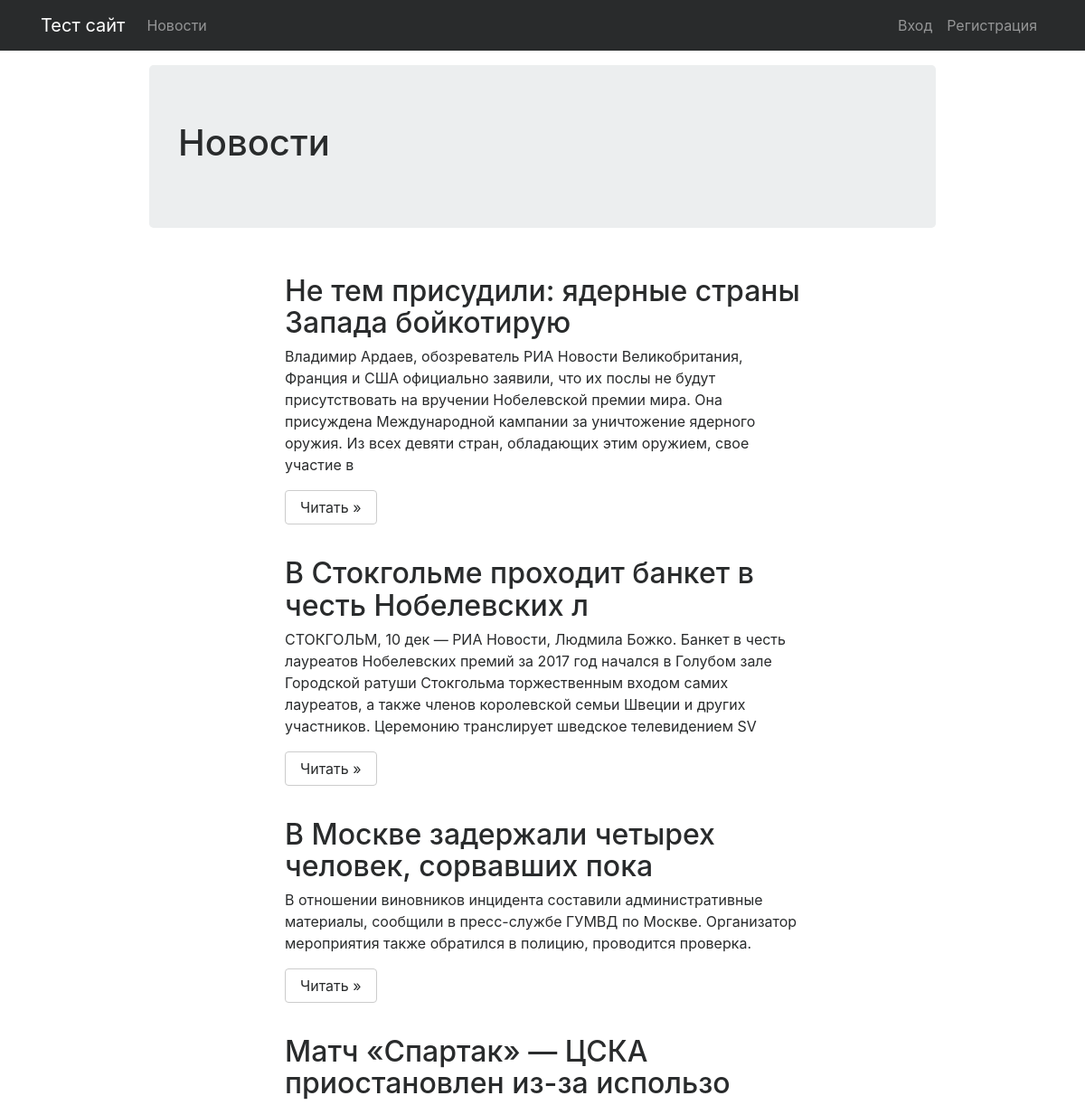
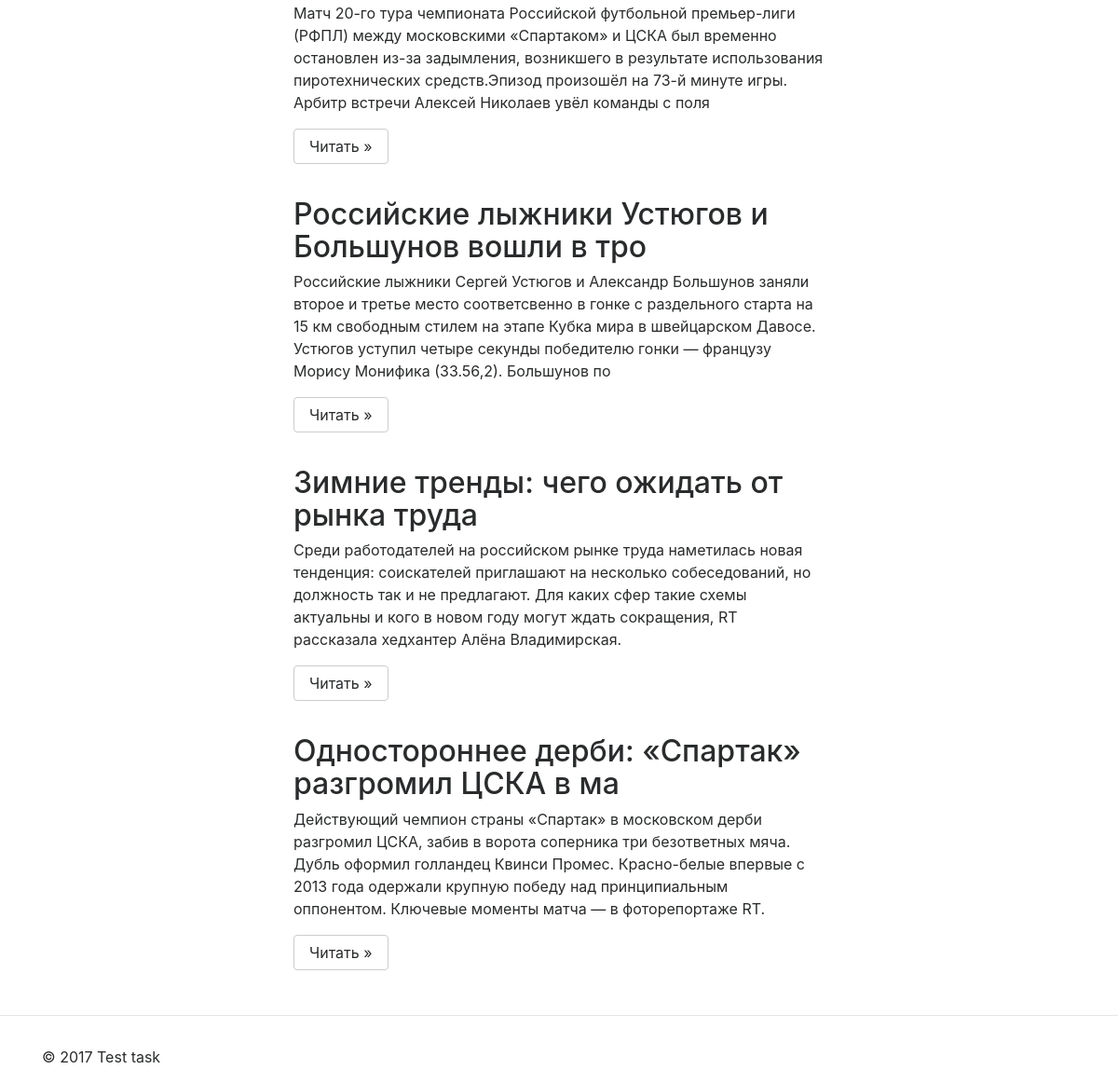
Page /news on the committed database (2 pictures, top to bottom).
### tables this page shows
CREATE TABLE IF NOT EXISTS `news` (
  `id` int(5) NOT NULL AUTO_INCREMENT,
  `name` varchar(255) NOT NULL,
  `text` text NOT NULL,
  `date` timestamp NOT NULL,
  PRIMARY KEY (`id`)
);

### include/classes/Rout.php (called while the page is built, shortened)
<?php defined('ACCES') or die('Access error');
class Rout
{
    protected static $allRouts = [];
    protected static $url = "/";
    public static function add($rout, $function)
    {
        self::$allRouts[] = [
            'rout' => self::$url.$rout,
            'function' => $function,
        ];
    }
    public static function getUri($autoRedirect = false)
    {
        $uri = urldecode(parse_url($_SERVER['REQUEST_URI'], PHP_URL_PATH));
        return $uri;
    }
    public static function run($function)
    {
        $uri = self::getUri(true);
        foreach (self::$allRouts as $rout){
             $r = $rout['rout'];
            if(count(explode("/", $r)) === count(explode("/", $uri))){
                $arg = [];
                if($r === $uri || count($arg) > 0){
                    if(call_user_func_array($rout['function'], $arg) !== false){
                        return true;
                    }
                }
            }
        }
        return false;
    }
}

### include/autoload.php (called while the page is built, shortened)
<?php defined('ACCES') or die('Access error');
spl_autoload_register(function($ClassName){
	 $ClassPaths = ['include/classes/','app/model/','app/controller/'];
	 foreach ( $ClassPaths as $path ){
		$Class = ROOT .$path. $ClassName . '.php';
		if ( is_file($Class) ){
			continue;
		}
	 }
}, true);

### index.php (called while the page is built, shortened)
<?php
include "include/autoload.php";

### include/classes/Session.php (called while the page is built, shortened)
<?php defined('ACCES') or die('Access error');
class Session {
    private static $def_key = "key";
    public static function exists($name = null) {
        $name = ($name===null) ? self::$def_key : $name;
        return (isset($_SESSION[$name])) ? true : false;
    }
}

### include/classes/DB.php (called while the page is built, shortened)
<?php defined('ACCES') or die('Access error');
class DB
{
    protected $pdo;
    protected function __construct()
    {
        $db = [
            'engine'   => 'mysql',
            'host'     => 'localhost',
            'user'     => 'root',
            'pass'     => '',
            'database' => 'test',
            'charset'  => 'utf8',
            'options'  => [PDO::ATTR_DEFAULT_FETCH_MODE => PDO::FETCH_ASSOC ],
        ];
        $this->pdo = new PDO( "$db[engine]:host=$db[host];dbname=$db[database];charset=$db[charset]", $db['user'], $db['pass'], $db['options']);
    }
    public function query($sql, $params = [])
    {
        $db = $this->pdo->prepare($sql);
        $bool = $db->execute($params);
        if($bool !== false){
            $data = ($db->rowCount() > 0) ? $db->fetchAll() : [];
        }else{
            $data = [];
        }
        return $data;
    }
}

### app/model/News.php (called while the page is built, shortened)
<?php defined('ACCES') or die('Access error');
class News{
    public static function getAll(){
        $news = db("SELECT * FROM news ORDER BY id DESC");
        return $news;
    }
}

### app/view/news/list.php (the view, shortened to what this page needs)
<div class="col-12 col-md-9 container">
    <div class="jumbotron">
        <h1>Новости</h1>
    </div>
    <div class="row">
        <?php foreach($allNews as $item): ?>
        <div class="col-2 "></div>
        <div class="col-8 " style="margin-top: 20px">
            <h2><?=mb_substr($item['name'],0,50)?></h2>
            <p><?=mb_substr($item['text'],0,300)?></p>
            <p>
                <a class="btn btn-secondary" href="<?=SITE?>news/<?=$item['id']?>" role="button">Читать »</a>
            </p>
        </div>
            <div class="col-2 "></div>
        <?php endforeach; ?>
    </div>
</div>
<hr class="featurette-divider">

### app/controller/Page.php (shortened to what this page needs)
<?php defined('ACCES') or die('Access error');
class Page
{
    public static function news($id = null)
    {
        if($id === null){
            render("news/list",['title' => 'Новости', 'allNews' => News::getAll()]);
        }
    }
}

### include/functions/function.php (shortened to what this page needs)
<?php defined('ACCES') or die('Access error');
function db($query, $par = []){
	return DB::con()->query($query, $par);
}
function render($tpl_name, $data = []){
    $file = ROOT."app/view/{$tpl_name}.php";
    if(file_exists($file) && is_file($file)){
        extract($data);
        include ROOT."app/view/static/header.php";
        include $file;
        include ROOT."app/view/static/footer.php";
    }
}

### app/view/static/header.php (shortened to what this page needs)
<!doctype html>
<html lang="ru">
<head>
    <link href="<?=SITE?>public/css/bootstrap.min.css" rel="stylesheet">
    <link href="<?=SITE?>public/css/app.css" rel="stylesheet">
</head>
<body>
<nav class="navbar navbar-toggleable-md navbar-inverse fixed-top bg-inverse">
    <div class="container cont">
        <a class="navbar-brand" href="<?=SITE?>">Тест сайт</a>
        <div class="collapse navbar-collapse" id="navbarCollapse">
            <ul class="navbar-nav mr-auto">
                <li class="nav-item">
                    <a class="nav-link" href="<?=SITE?>news">Новости</a>
                </li>
            </ul>
           <form class="form-inline mt-2 mt-md-0">
               <ul class="navbar-nav mr-auto">
                   <?php if(Session::exists()){ ?>
                   <li class="nav-item">
                       <a class="nav-link" href="<?=SITE?>"><?=Users::getUser("email")?></a>
                   </li>
                   <li class="nav-item">
                       <a class="nav-link" href="<?=SITE?>logout">Выход</a>
                   </li>
                   <?php }else{ ?>
                   <li class="nav-item">
                       <a class="nav-link" href="<?=SITE?>login">Вход</a>
                   </li>
                   <li class="nav-item">
                       <a class="nav-link" href="<?=SITE?>register">Регистрация</a>
                   </li>
                   <?php } ?>
               </ul>
            </form>
        </div>
    </div>
</nav>

### app/view/static/footer.php (shortened to what this page needs)
<footer>
    <div class="container">
        <p>&copy; 2017 Test task</p>
    </div>
</footer>
</body>
</html>

### public/css/app.css (style rules this page uses)
body { padding-top: 4.5rem; }
.featurette-divider { margin: 2rem 0; }

### rows in the picture
news: name "Не тем присудили: ядерные страны Запада бойкотирую", text "Владимир Ардаев, обозреватель РИА Новости Великобритания, Франция и США официально заявили, что их послы не будут присутствовать на вручении Нобелевской премии мира. Она присуждена Международной кампании за уничтожение ядерного оружия. Из всех девяти стран, обладающих этим оружием, свое участие в"
news: name "В Стокгольме проходит банкет в честь Нобелевских л", text "СТОКГОЛЬМ, 10 дек — РИА Новости, Людмила Божко. Банкет в честь лауреатов Нобелевских премий за 2017 год начался в Голубом зале Городской ратуши Стокгольма торжественным входом самих лауреатов, а также членов королевской семьи Швеции и других участников. Церемонию транслирует шведское телевидением SV"
news: name "В Москве задержали четырех человек, сорвавших пока", text "В отношении виновников инцидента составили административные материалы, сообщили в пресс-службе ГУМВД по Москве. Организатор мероприятия также обратился в полицию, проводится проверка."
news: name "Матч «Спартак» — ЦСКА приостановлен из-за использо", text "Матч 20-го тура чемпионата Российской футбольной премьер-лиги (РФПЛ) между московскими «Спартаком» и ЦСКА был временно остановлен из-за задымления, возникшего в результате использования пиротехнических средств.Эпизод произошёл на 73-й минуте игры. Арбитр встречи Алексей Николаев увёл команды с поля"
news: name "Российские лыжники Устюгов и Большунов вошли в тро", text "Российские лыжники Сергей Устюгов и Александр Большунов заняли второе и третье место соответсвенно в гонке с раздельного старта на 15 км свободным стилем на этапе Кубка мира в швейцарском Давосе. Устюгов уступил четыре секунды победителю гонки — французу Морису Монифика (33.56,2). Большунов по"
news: name "Зимние тренды: чего ожидать от рынка труда", text "Среди работодателей на российском рынке труда наметилась новая тенденция: соискателей приглашают на несколько собеседований, но должность так и не предлагают. Для каких сфер такие схемы актуальны и кого в новом году могут ждать сокращения, RT рассказала хедхантер Алёна Владимирская."
news: name "Одностороннее дерби: «Спартак» разгромил ЦСКА в ма", text "Действующий чемпион страны «Спартак» в московском дерби разгромил ЦСКА, забив в ворота соперника три безответных мяча. Дубль оформил голландец Квинси Промес. Красно-белые впервые с 2013 года одержали крупную победу над принципиальным оппонентом. Ключевые моменты матча — в фоторепортаже RT."
